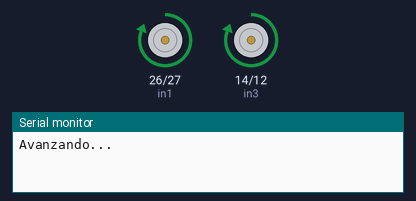
The sketch below on a simulated ESP32. Shown: motor-driver pin pairs drawn as motors (green arrow = first pin HIGH = forward, orange = second pin HIGH = backward, longer = more drive, scaled by the enable pin), the last lines printed to the serial monitor.

Above: at 1.5 s.
At 5.5 s:
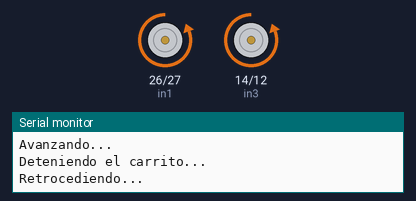
At 9.0 s:
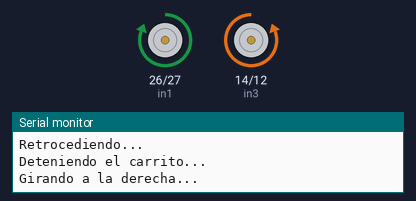
At 12.0 s:
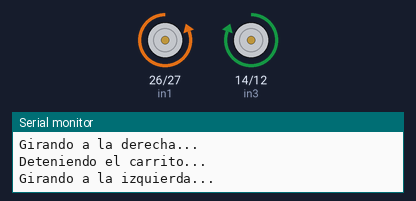
Timing chart, 0 to 18.2 s (numbered marks = the images above):
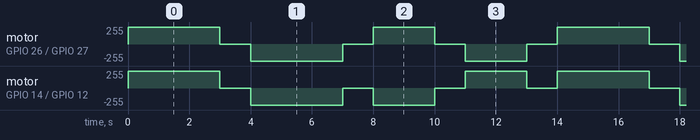

Measured:
- by itself, motor on GPIO 26 (in1) / GPIO 27 (in2): repeats every 14.0 s: stopped 1.0 s, backward 255/255 3.0 s, stopped 1.0 s, forward 255/255 2.0 s, stopped 1.0 s, backward 255/255 2.0 s, stopped 1.0 s, forward 255/255 3.0 s
- by itself, motor on GPIO 14 (in3) / GPIO 12 (in4): repeats every 14.0 s: stopped 1.0 s, backward 255/255 3.0 s, stopped 1.0 s, backward 255/255 2.0 s, stopped 1.0 s, forward 255/255 2.0 s, stopped 1.0 s, forward 255/255 3.0 s

The sketch:

DemoFuncionesv1.ino
```cpp
// Pines conectados al controlador L298D
int enA = 25;  // Pin ENABLE A (Llantas Izquierdas)
int enB = 33;  // Pin ENABLE B (Llantas Derechas)
int in1 = 26;  // IN1 del motor izquierdo
int in2 = 27;  // IN2 del motor izquierdo
int in3 = 14;  // IN3 del motor derecho
int in4 = 12;  // IN4 del motor derecho

void setup() {
  // Configurar los pines como salidas
  pinMode(enA, OUTPUT);
  pinMode(enB, OUTPUT);
  pinMode(in1, OUTPUT);
  pinMode(in2, OUTPUT);
  pinMode(in3, OUTPUT);
  pinMode(in4, OUTPUT);

  Serial.begin(115200); // Para ver los resultados en el monitor serial
}

// Función para avanzar (mover todas las llantas hacia adelante)
void avanzar(int tiempo) {
  Serial.println("Avanzando...");
  digitalWrite(enA, HIGH);    // Activar motor izquierdo
  digitalWrite(enB, HIGH);    // Activar motor derecho
  digitalWrite(in1, HIGH);    // Llanta izquierda hacia adelante
  digitalWrite(in2, LOW);
  digitalWrite(in3, HIGH);    // Llanta derecha hacia adelante
  digitalWrite(in4, LOW);
  delay(tiempo); // Avanzar por el tiempo especificado
  detener();     // Detener al finalizar
}

// Función para retroceder (mover todas las llantas hacia atrás)
void retroceder(int tiempo) {
  Serial.println("Retrocediendo...");
  digitalWrite(enA, HIGH);    // Activar motor izquierdo
  digitalWrite(enB, HIGH);    // Activar motor derecho
  digitalWrite(in1, LOW);     // Llanta izquierda hacia atrás
  digitalWrite(in2, HIGH);
  digitalWrite(in3, LOW);     // Llanta derecha hacia atrás
  digitalWrite(in4, HIGH);
  delay(tiempo); // Retroceder por el tiempo especificado
  detener();     // Detener al finalizar
}

// Función para girar a la derecha (mover llantas izquierdas hacia adelante y derechas hacia atrás)
void girarDerecha(int tiempo) {
  Serial.println("Girando a la derecha...");
  digitalWrite(enA, HIGH);    // Activar motor izquierdo
  digitalWrite(enB, HIGH);    // Activar motor derecho
  digitalWrite(in1, HIGH);    // Llantas izquierdas hacia adelante
  digitalWrite(in2, LOW);
  digitalWrite(in3, LOW);     // Llantas derechas hacia atrás
  digitalWrite(in4, HIGH);
  delay(tiempo); // Girar por el tiempo especificado
  detener();     // Detener al finalizar
}

// Función para girar a la izquierda (mover llantas derechas hacia adelante y las izquierdas hacia atrás)
void girarIzquierda(int tiempo) {
  Serial.println("Girando a la izquierda...");
  digitalWrite(enA, HIGH);    // Activar motor izquierdo
  digitalWrite(enB, HIGH);    // Activar motor derecho
  digitalWrite(in1, LOW);     // Llantas izquierdas hacia atrás
  digitalWrite(in2, HIGH);
  digitalWrite(in3, HIGH);    // Llantas derechas hacia adelante
  digitalWrite(in4, LOW);
  delay(tiempo); // Girar por el tiempo especificado
  detener();     // Detener al finalizar
}

// Función para detener el carrito (parar todos los motores)
void detener() {
  Serial.println("Deteniendo el carrito...");
  digitalWrite(in1, LOW);
  digitalWrite(in2, LOW);
  digitalWrite(in3, LOW);
  digitalWrite(in4, LOW);
  digitalWrite(enA, LOW);     // Desactivar motor izquierdo
  digitalWrite(enB, LOW);     // Desactivar motor derecho
  delay(1000); // Esperar 1 segundo para asegurar que todo esté detenido
}

void loop() {
  avanzar(3000);      // Avanzar durante 3 segundos
  retroceder(3000);   // Retroceder durante 3 segundos
  girarDerecha(2000); // Girar a la derecha durante 2 segundos
  girarIzquierda(2000); // Girar a la izquierda durante 2 segundos
}
```
